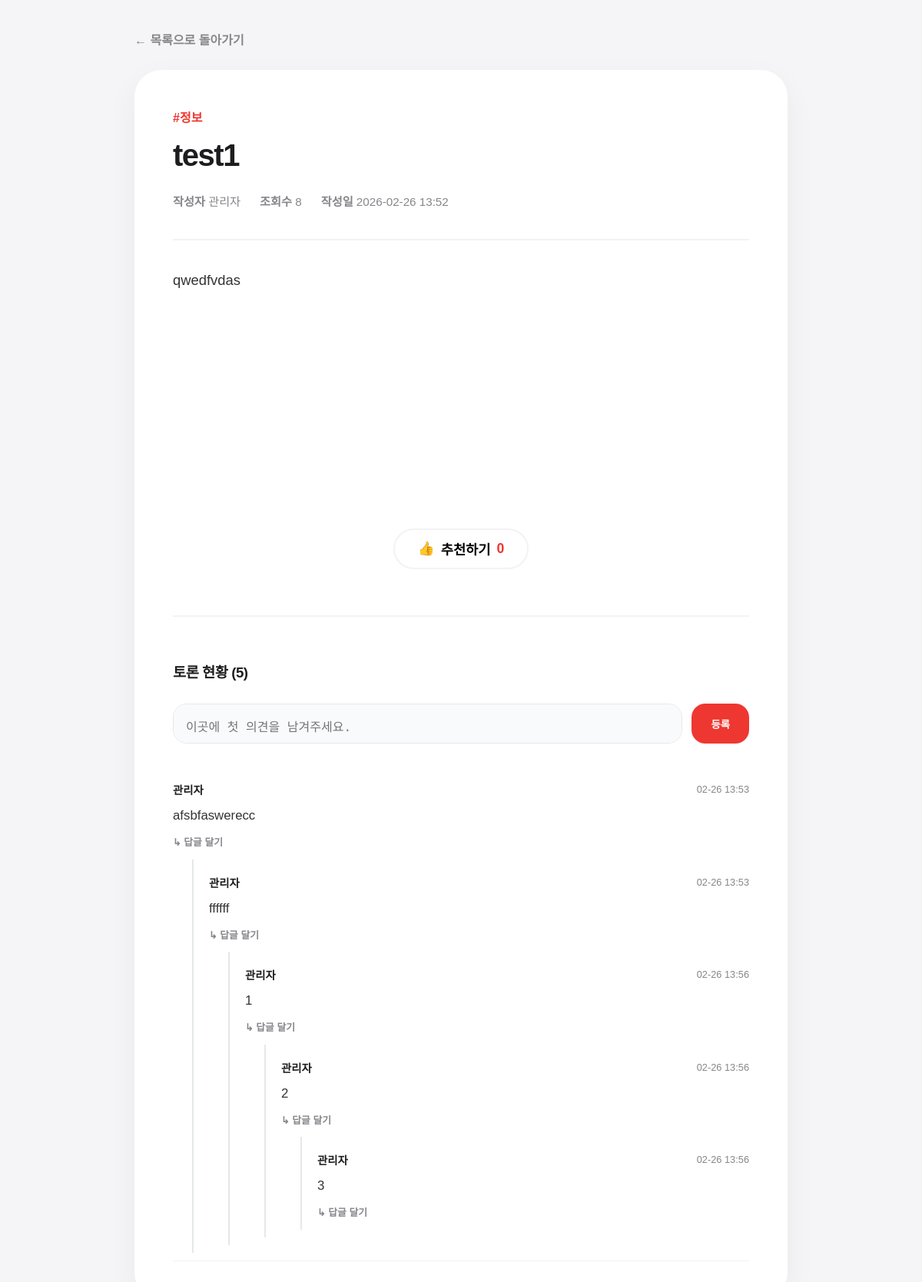
The app's page /community/post/1 (signed in) with its own data.
### app.py (models this page shows)
class Post(db.Model):
    id = db.Column(db.Integer, primary_key=True)
    category = db.Column(db.String(20), default='일반')
    title = db.Column(db.String(100), nullable=False)
    content = db.Column(db.Text, nullable=False)
    author_id = db.Column(db.String(20), db.ForeignKey('user.username'), nullable=False)
    author_name = db.Column(db.String(20)) # 작성자 이름 스냅샷
    date_posted = db.Column(db.DateTime, default=datetime.utcnow)
    views = db.Column(db.Integer, default=0)
    likes = db.Column(db.Integer, default=0)
    comments = db.relationship('Comment', backref='post', lazy=True, cascade="all, delete-orphan")

class Comment(db.Model):
    id = db.Column(db.Integer, primary_key=True)
    content = db.Column(db.Text, nullable=False)
    date_posted = db.Column(db.DateTime, default=datetime.utcnow)
    post_id = db.Column(db.Integer, db.ForeignKey('post.id'), nullable=False)
    author_name = db.Column(db.String(100), nullable=False)
    parent_id = db.Column(db.Integer, db.ForeignKey('comment.id'), nullable=True)
    replies = db.relationship(
        'Comment',
        backref=db.backref('parent', remote_side=[id]),
        lazy=True,
        cascade="all, delete-orphan",
        single_parent=True,
    )

### app.py (the view)
@app.route('/community/post/<int:post_id>')
def view_post(post_id):
    curr_user, response = require_login()
    if response:
        return response
    post = Post.query.get_or_404(post_id)
    post.views += 1
    db.session.commit()
    return render_template('post_view.html', post=post, user=curr_user)

### app.py (called while the page is built)
def current_user():
    username = session.get('user_id')
    if not username:
        return None
    return User.query.filter_by(username=username).first()

def require_login():
    user = current_user()
    if not user:
        return None, redirect(url_for('index'))
    if not user.is_active:
        session.pop('user_id', None)
        return None, "<script>alert('해당 계좌는 일시 정지 상태입니다.'); location.href='/';</script>"
    return user, None

### templates/post_view.html (shortened to what this page needs)
<!DOCTYPE html>
<html lang="ko">
<head>
</head>
<body>
    <div class="container">
        <a href="/community" class="btn-back">← 목록으로 돌아가기</a>
        <div class="post-card">
            <div class="post-header">
                <span class="post-category">#{{ post.category }}</span>
                <h1 class="post-title">{{ post.title }}</h1>
                <div class="post-info">
                    <span><strong>작성자</strong> {{ post.author_name }}</span>
                    <span><strong>조회수</strong> {{ post.views }}</span>
                    <span><strong>작성일</strong> {{ post.date_posted.strftime('%Y-%m-%d %H:%M') }}</span>
                </div>
            </div>
            <div class="post-content">{{ post.content }}</div>
            <div class="like-section">
                <button class="btn-like">
                    <span>👍</span> 추천하기 <span style="color: var(--main-red);">{{ post.likes if post.likes else 0 }}</span>
                </button>
            </div>
            <div class="comment-section">
                <h3 style="margin-bottom: 25px; letter-spacing: -0.5px;">토론 현황 ({{ post.comments|length }})</h3>
                <form action="/community/post/{{ post.id }}/comment" method="POST" class="comment-form">
                    <textarea name="content" class="comment-input" placeholder="이곳에 첫 의견을 남겨주세요." rows="1" required></textarea>
                    <button type="submit" class="btn-submit">등록</button>
                </form>
                <div class="comment-list">
                    {% macro render_comment(comment) %}
                    <div class="comment-item" id="comment-{{ comment.id }}">
                        <div class="comment-main">
                            <div class="comment-meta">
                                <span class="comment-author">{{ comment.author_name }}</span>
                                <span class="comment-date">{{ comment.date_posted.strftime('%m-%d %H:%M') }}</span>
                            </div>
                            <p class="comment-text">{{ comment.content }}</p>
                            <button class="btn-reply-toggle" onclick="toggleReplyForm('{{ comment.id }}')">↳ 답글 달기</button>
                        </div>
                        {% if comment.replies %}
                        <div class="reply-nested-container">
                            {% for reply in comment.replies|sort(attribute='date_posted') %}
                                {{ render_comment(reply) }}
                            {% endfor %}
                        </div>
                        {% endif %}
                    </div>
                    {% endmacro %}
                    {% for comment in post.comments if not comment.parent_id %}
                        <div style="border-bottom: 1px solid var(--border-color);">
                            {{ render_comment(comment) }}
                        </div>
                    {% else %}
                        <div style="text-align: center; padding: 60px 0; color: var(--apple-gray);">
                            아직 의견이 없습니다. 토론을 시작해보세요! 💬
                        </div>
                    {% endfor %}
                </div>
            </div>
        </div>
    </div>
</body>
</html>

### templates/post_view.html (style rules this page uses)
:root { --main-red: #ee3730; --bg-gray: #f5f5f7; --apple-gray: #86868b; --border-color: #f2f2f7; --reply-line: #e5e8eb; }
body { font-family: 'Pretendard', sans-serif; background: var(--bg-gray); margin: 0; padding: 40px 20px; color: #1d1d1f; line-height: 1.6; }
.container { max-width: 850px; margin: 0 auto; animation: fadeIn 0.5s ease-out; }
.post-card { background: white; padding: 50px; border-radius: 35px; box-shadow: 0 15px 40px rgba(0,0,0,0.05); position: relative; }
.post-header { border-bottom: 2px solid var(--border-color); padding-bottom: 35px; margin-bottom: 35px; }
.post-category { color: var(--main-red); font-weight: 800; font-size: 1rem; margin-bottom: 12px; display: block; }
.post-title { font-size: 2.5rem; font-weight: 800; margin: 0 0 25px 0; letter-spacing: -1.5px; line-height: 1.2; }
.post-info { color: var(--apple-gray); font-size: 0.95rem; display: flex; gap: 25px; }
.post-content { line-height: 1.9; font-size: 1.15rem; min-height: 300px; white-space: pre-wrap; color: #333; margin-bottom: 40px; }
.like-section { text-align: center; margin-bottom: 50px; }
.btn-like { background: white; border: 2px solid var(--border-color); padding: 12px 30px; border-radius: 50px; font-weight: 700; cursor: pointer; transition: 0.3s; display: inline-flex; align-items: center; gap: 8px; font-size: 1.1rem; }
.comment-section { margin-top: 60px; padding-top: 40px; border-top: 2px solid var(--border-color); }
.comment-form { display: flex; gap: 12px; margin-bottom: 30px; }
.comment-input { flex: 1; padding: 16px; border-radius: 18px; border: 1px solid #e5e8eb; background: #f9fafb; font-size: 1rem; resize: none; outline: none; transition: 0.3s; }
.btn-submit { background: var(--main-red); color: white; border: none; padding: 0 25px; border-radius: 18px; font-weight: 700; cursor: pointer; transition: 0.3s; }
.comment-item { padding: 20px 0 10px 0; position: relative; }
.comment-main { background: white; transition: 0.2s; }
.reply-nested-container { margin-left: 25px; border-left: 2px solid var(--reply-line); padding-left: 20px; margin-top: 10px; }
.comment-meta { display: flex; justify-content: space-between; margin-bottom: 8px; font-size: 0.9rem; }
.comment-author { font-weight: 800; color: #1d1d1f; }
.comment-date { color: var(--apple-gray); font-size: 0.8rem; }
.comment-text { font-size: 1.05rem; line-height: 1.6; margin: 0; color: #333; }
.btn-reply-toggle { background: none; border: none; color: var(--apple-gray); font-weight: 700; font-size: 0.8rem; cursor: pointer; margin-top: 10px; padding: 0; transition: 0.2s; }
.btn-back { display: inline-block; margin-bottom: 25px; text-decoration: none; color: var(--apple-gray); font-weight: 700; font-size: 1rem; transition: 0.3s; }

### records on screen
Post: category "정보", title "test1", author_name "관리자", views "8", date_posted "2026-02-26 13:52", content "qwedfvdas", likes "0"
Comment: author_name "관리자", date_posted "02-26 13:53", content "afsbfaswerecc"
Comment: author_name "관리자", date_posted "02-26 13:53", content "ffffff"
Comment: author_name "관리자", date_posted "02-26 13:56", content "1"
Comment: author_name "관리자", date_posted "02-26 13:56", content "2"
Comment: author_name "관리자", date_posted "02-26 13:56", content "3"

### other values on screen
{{ post.comments|length }} "5"
